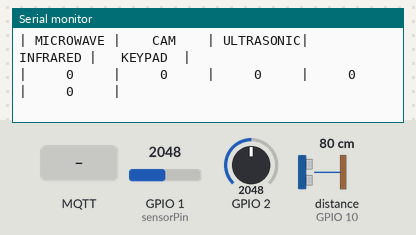
Bench run of a sketch on a simulated ESP32-S3. Parts: the last lines printed to the serial monitor. Wiring (inferred from the names in the program): ultrasonic range finder: trigger GPIO 9; echo GPIO 10. The inputs (shaded band) are chosen by the test bench; at power-on: distance to the obstacle (sensor on GPIO 10) 80 cm, GPIO 2 = 2048, GPIO 1 (sensorPin) = 2048. The echo pulse lasts 58.3 µs per cm; WiFi joins after 1.5 s; servers stay silent unless stated; no MQTT or app messages arrive unless stated.

Above: at 8.2 s.
8.3 s: distance to the obstacle (sensor on GPIO 10) set to 2 cm
At 9.6 s:
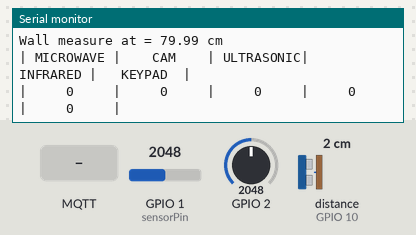
10.5 s: GPIO 2 set to 0
At 11.9 s:
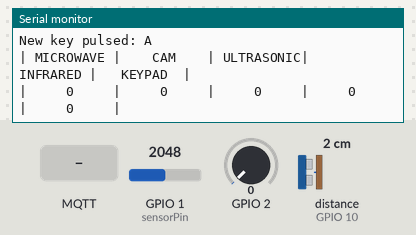
12.6 s: MQTT message "1" arrives on the first subscribed topic
At 13.9 s:
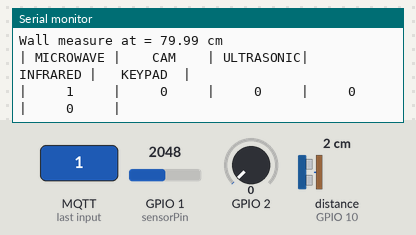
14.1 s: MQTT message "1" arrives on the second subscribed topic
At 15.0 s:
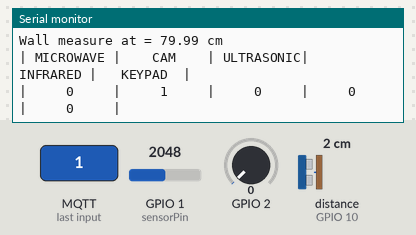
15.6 s: distance to the obstacle (sensor on GPIO 10) set to 4 cm
At 16.7 s:
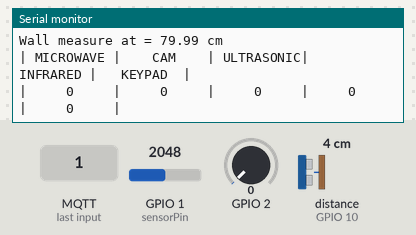

The sketch:

US_IF_MQTT_Client.ino
```cpp
/**
  First install appropriate libraries library in IDE
**/

// turn on debug messages
// #define VERBOSE //Uncomment for full information about camera detection
#include <WiFi.h>
#include <PubSubClient.h>

char ssid[] = "COSMOTE-166950";
char pass[] = "52752766413729464236";
const char* mqttServer = "test.mosquitto.org";  // Uses the Mosquitto public broker
const int mqttPort = 1883;
const char* mqttClientId = "mkr1010-client";

const char* microwaveSensorTopic = "motionDetection/microwaveSensor";
const char* esp32camTopic = "motionDetection/esp32cam";
const char* ultrasonicSensorTopic = "motionDetection/ultrasonicSensor";
const char* infraredSensorTopic = "motionDetection/infraredSensor";
const char* keypadTopic = "motionDetection/keypad";

WiFiClient espClient;
PubSubClient client(espClient);

int microwave = 0;
int cam = 0;
int ultrasonic = 0;
int infrared = 0;
int keypad = 0;

// Variables for infrared sensor
const int sensorPin = A0; // Analog pin connected to the sensor
float if_light = 0.0;

// Variables for ultrasonic sensor
const int triggerPin = 9;
const int echoPin = 10;
float pulse_width, us_distance;
float us_wall;
float us_range = 5.0;

// Variables for keypad
const int keyVals[16] = {809, 827, 924, 0,
                         166, 219, 503, 0,
                         269, 313, 562, 0,
                         0,   647, 0,   994};
const char keys[16] = {'1', '2', '3', 'A',
                       '4', '5', '6', 'B',
                       '7', '8', '9', 'C',
                       '*', '0', '#', 'D'};
int key_range = 5;
int lastButton = -1;
unsigned long lastPressTime = 0;
bool buttonReleased = true;


void setup() {

  Serial.begin(115200);//Initialize serial connection
  delay(5000);//Time for user to open serial monitor on Arduino IDE

  //debug("INFO", "Init");

  /** Setting Ultrasonic sensor **/
  pinMode(triggerPin, OUTPUT);
  pinMode(echoPin, INPUT);
  digitalWrite(triggerPin, LOW);
  delayMicroseconds(2);
  us_wall = us_measure();

  /** Setting Infrared sensor **/
  if_light = if_measure();

  /** Setting Keypad **/

  // Connect to Wi-Fi
  WiFi.begin(ssid, pass);
  while (WiFi.status() != WL_CONNECTED) {
    delay(1000);
    Serial.println("Connecting to WiFi...");
  }
  Serial.println("Connected to WiFi");

  // MQTT setup
  client.setServer(mqttServer, mqttPort);
  client.setCallback(callback);
  reconnect();

}

void loop() {
  if (!client.connected()) {
    reconnect();
  }

  client.loop();

  // Capture and send data if motion is detected on ultrasonic sensor
  if (ultrasonicMovement()){
    client.publish(ultrasonicSensorTopic, "1");
  }

  // Capture and send data if motion is detected on infrared sensor
  if (infraredMovement()){
    client.publish(infraredSensorTopic, "1");
  }

  // Capture and send data if a key is pressed
  char key = keyPressed();
  if (key != -1){
    client.publish(keypadTopic, "key");
  }

  Serial.println("| MICROWAVE |    CAM    | ULTRASONIC|  INFRARED |   KEYPAD  |");
  Serial.println("|     " + String(microwave) + "     |     " + String(cam) + "     |     " + String(ultrasonic) + "     |     " + String(infrared) + "    |     " + String(keypad) +"     |");

  microwave = 0;
  cam = 0;
  ultrasonic = 0;
  infrared = 0;
  keypad = 0;

  delay(1000);
}

float us_measure(){

  digitalWrite(triggerPin, HIGH);
  delayMicroseconds(10);
  digitalWrite(triggerPin, LOW);
  pulse_width = pulseIn(echoPin, HIGH);
  float wall = (pulse_width*.0343)/2; //measure in cm, divided by 2 cause sounds goes and comes back

  Serial.print("Distance to the wall = ");
  Serial.print(wall);
  Serial.println(" cm");

  return wall;
}

bool ultrasonicMovement() {
  digitalWrite(triggerPin, HIGH);
  delayMicroseconds(10);
  digitalWrite(triggerPin, LOW);

  pulse_width = pulseIn(echoPin, HIGH);
  us_distance = (pulse_width*.0343)/2; //measure in cm, divided by 2 cause sounds goes and comes back

  if (us_distance > (us_wall+us_range) || us_distance < (us_wall-us_range)){
    Serial.print("Intruder detected at = ");
    Serial.print(us_distance);
    Serial.println(" cm");
    Serial.print("Wall measure at = ");
    Serial. print(us_wall);
    Serial.println(" cm");
    return true;
  }
  else {
    return false;
  }
}

float if_measure(){
  float sum = 0.0;
  for (int i=0; i<5; i++){
    int sensorValue = analogRead(sensorPin); // Read the analog value from the sensor
    float voltage = sensorValue * (3.3 / 1023.0); // Convert the sensor reading to voltage
    float distance = 13.0 * pow(voltage, -1.0); // Formula to convert voltage to distance
    sum = sum + distance;
  }
  sum = sum / 5;
  return sum;
}

bool infraredMovement() {
  int sensorValue = analogRead(sensorPin); // Read the analog value from the sensor

  // Convert the analog value to distance (in centimeters)
  float voltage = sensorValue * (3.3 / 1023.0); // Convert the sensor reading to voltage
  float distance = 13.0 * pow(voltage, -1.0); // Formula to convert voltage to distance

  if (distance>(if_light+50) || distance<(if_light-50)){
    return true;
  }
  else{
    return false;
  }
}

int keyPressed(){
  unsigned long currentTime = millis(); // Obtener el tiempo actual

  int keyIn = analogRead(A1); // Read the keypad input
  int detectedButton = detectButton(keyIn); // Find with button is detected

  if (detectedButton != -1) {
    if (buttonReleased) {
      Serial.print("New key pulsed: ");
      Serial.println(keys[detectedButton]);
      lastButton = detectedButton;
      lastPressTime = currentTime;
      buttonReleased = false;
    }
  }

  else if (detectedButton == -1) {
    buttonReleased = true;
  }

  return detectedButton;
}

int detectButton(int inputValue) {
  for (int i = 0; i < 16; i++) {
    if (inputValue >= keyVals[i] - key_range && inputValue <= keyVals[i] + key_range) {
      return i;
      }
  }
  return -1;
}

void reconnect() {
  while (!client.connected()) {
    Serial.println("Connecting to MQTT...");
    if (client.connect(mqttClientId)) {
      Serial.println("Connected to MQTT");

      // Subscribe to specified topics
      client.subscribe(microwaveSensorTopic);
      client.subscribe(esp32camTopic);
      client.subscribe(ultrasonicSensorTopic);
      client.subscribe(infraredSensorTopic);
      client.subscribe(keypadTopic);
    } else {
      Serial.print("Failed, rc=");
      Serial.print(client.state());
      Serial.println(" Retrying in 5 seconds...");
      delay(5000);
    }
  }
}

void callback(char* topic, byte* payload, unsigned int length) {

  if (String(topic).equals(String(microwaveSensorTopic))) {
    microwave = 1;

  } else if (String(topic).equals(String(esp32camTopic))) {
    cam = 1;
  } else if (String(topic).equals(String(ultrasonicSensorTopic))) {
    ultrasonic = 1;
  } else if (String(topic).equals(String(infraredSensorTopic))) {
    infrared = 1;
  } else if (String(topic).equals(String(keypadTopic))) {
    keypad = 1;
  }

}
```

Measured:
- after the input at 8.3 s, the serial monitor: prints a new line after 0.78 s (image 1)
- after the input at 10.5 s, the serial monitor: prints a new line after 0.61 s (image 2)
- after the input at 12.6 s, the serial monitor: prints a new line after 0.53 s (image 3)
- after the input at 14.1 s, the serial monitor: prints a new line after 0.05 s (image 4)
- after the input at 15.6 s, the serial monitor: prints a new line after 0.56 s (image 5)
